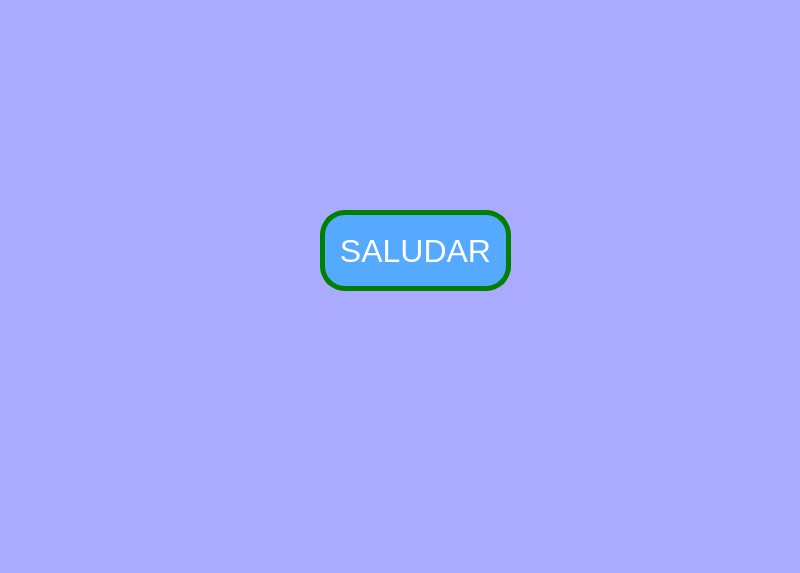
<?xml version="1.0" encoding="UTF-8"?>
<ui version="4.0">
 <class>MainWindow</class>
 <widget class="QMainWindow" name="MainWindow">
  <property name="geometry">
   <rect>
    <x>0</x>
    <y>0</y>
    <width>800</width>
    <height>573</height>
   </rect>
  </property>
  <property name="font">
   <font>
    <pointsize>24</pointsize>
    <weight>75</weight>
    <bold>true</bold>
   </font>
  </property>
  <property name="windowTitle">
   <string>MainWindow</string>
  </property>
  <property name="styleSheet">
   <string notr="true">background-color: rgb(170, 170, 255);

</string>
  </property>
  <widget class="QWidget" name="centralwidget">
   <widget class="QPushButton" name="btn_saludar">
    <property name="geometry">
     <rect>
      <x>320</x>
      <y>210</y>
      <width>191</width>
      <height>81</height>
     </rect>
    </property>
    <property name="font">
     <font>
      <pointsize>24</pointsize>
      <weight>50</weight>
      <bold>false</bold>
     </font>
    </property>
    <property name="styleSheet">
     <string notr="true">background-color: rgb(85, 170, 255);
color: rgb(255, 255, 255);
border-radius:25px;
border: 5px solid green;</string>
    </property>
    <property name="text">
     <string>SALUDAR</string>
    </property>
   </widget>
  </widget>
  <widget class="QMenuBar" name="menubar">
   <property name="geometry">
    <rect>
     <x>0</x>
     <y>0</y>
     <width>800</width>
     <height>22</height>
    </rect>
   </property>
  </widget>
  <widget class="QStatusBar" name="statusbar"/>
 </widget>
 <resources/>
 <connections/>
</ui>
